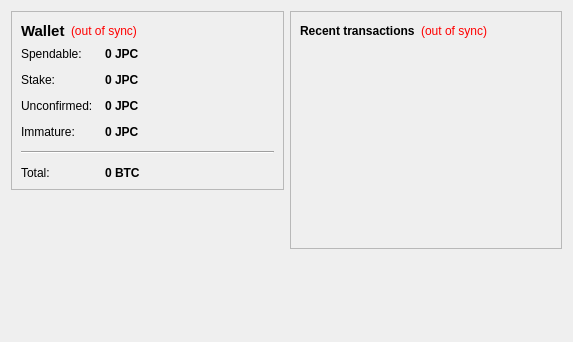
<?xml version="1.0" encoding="UTF-8"?>
<ui version="4.0">
 <class>OverviewPage</class>
 <widget class="QWidget" name="OverviewPage">
  <property name="geometry">
   <rect>
    <x>0</x>
    <y>0</y>
    <width>573</width>
    <height>342</height>
   </rect>
  </property>
  <property name="windowTitle">
   <string>Form</string>
  </property>
  <layout class="QHBoxLayout" name="horizontalLayout" stretch="1,1">
   <item>
    <layout class="QVBoxLayout" name="verticalLayout_2">
     <item>
      <widget class="QFrame" name="frame">
       <property name="frameShape">
        <enum>QFrame::StyledPanel</enum>
       </property>
       <property name="frameShadow">
        <enum>QFrame::Raised</enum>
       </property>
       <layout class="QVBoxLayout" name="verticalLayout_4">
        <item>
         <layout class="QHBoxLayout" name="horizontalLayout_4">
          <item>
           <widget class="QLabel" name="label_5">
            <property name="font">
             <font>
              <pointsize>11</pointsize>
              <weight>75</weight>
              <bold>true</bold>
             </font>
            </property>
            <property name="text">
             <string>Wallet</string>
            </property>
           </widget>
          </item>
          <item>
           <widget class="QLabel" name="labelWalletStatus">
            <property name="toolTip">
             <string>The displayed information may be out of date. Your wallet automatically synchronizes with the JPcoin network after a connection is established, but this process has not completed yet.</string>
            </property>
            <property name="styleSheet">
             <string notr="true">QLabel { color: red; }</string>
            </property>
            <property name="text">
             <string notr="true">(out of sync)</string>
            </property>
            <property name="alignment">
             <set>Qt::AlignLeading|Qt::AlignLeft|Qt::AlignVCenter</set>
            </property>
           </widget>
          </item>
          <item>
           <spacer name="horizontalSpacer_2">
            <property name="orientation">
             <enum>Qt::Horizontal</enum>
            </property>
            <property name="sizeHint" stdset="0">
             <size>
              <width>40</width>
              <height>20</height>
             </size>
            </property>
           </spacer>
          </item>
         </layout>
        </item>
        <item>
         <layout class="QFormLayout" name="formLayout_2">
          <property name="fieldGrowthPolicy">
           <enum>QFormLayout::AllNonFixedFieldsGrow</enum>
          </property>
          <property name="horizontalSpacing">
           <number>12</number>
          </property>
          <property name="verticalSpacing">
           <number>12</number>
          </property>
          <item row="0" column="0">
           <widget class="QLabel" name="label">
            <property name="text">
             <string>Spendable:</string>
            </property>
           </widget>
          </item>
          <item row="0" column="1">
           <widget class="QLabel" name="labelBalance">
            <property name="font">
             <font>
              <weight>75</weight>
              <bold>true</bold>
             </font>
            </property>
            <property name="cursor">
             <cursorShape>IBeamCursor</cursorShape>
            </property>
            <property name="toolTip">
             <string>Your current spendable balance</string>
            </property>
            <property name="text">
             <string notr="true">0 JPC</string>
            </property>
            <property name="textInteractionFlags">
             <set>Qt::LinksAccessibleByMouse|Qt::TextSelectableByKeyboard|Qt::TextSelectableByMouse</set>
            </property>
           </widget>
          </item>
          <item row="1" column="0">
           <widget class="QLabel" name="label_6">
            <property name="text">
             <string>Stake:</string>
            </property>
           </widget>
          </item>
          <item row="1" column="1">
           <widget class="QLabel" name="labelStake">
            <property name="font">
             <font>
              <weight>75</weight>
              <bold>true</bold>
             </font>
            </property>
            <property name="cursor">
             <cursorShape>IBeamCursor</cursorShape>
            </property>
            <property name="toolTip">
             <string>Total of coins that was staked, and do not yet count toward the current balance</string>
            </property>
            <property name="text">
             <string notr="true">0 JPC</string>
            </property>
            <property name="textInteractionFlags">
             <set>Qt::LinksAccessibleByMouse|Qt::TextSelectableByKeyboard|Qt::TextSelectableByMouse</set>
            </property>
           </widget>
          </item>
          <item row="2" column="0">
           <widget class="QLabel" name="label_3">
            <property name="text">
             <string>Unconfirmed:</string>
            </property>
           </widget>
          </item>
          <item row="2" column="1">
           <widget class="QLabel" name="labelUnconfirmed">
            <property name="font">
             <font>
              <weight>75</weight>
              <bold>true</bold>
             </font>
            </property>
            <property name="cursor">
             <cursorShape>IBeamCursor</cursorShape>
            </property>
            <property name="toolTip">
             <string>Total of transactions that have yet to be confirmed, and do not yet count toward the current balance</string>
            </property>
            <property name="text">
             <string notr="true">0 JPC</string>
            </property>
            <property name="textInteractionFlags">
             <set>Qt::LinksAccessibleByMouse|Qt::TextSelectableByKeyboard|Qt::TextSelectableByMouse</set>
            </property>
           </widget>
          </item>
          <item row="3" column="0">
           <widget class="QLabel" name="labelImmatureText">
            <property name="text">
             <string>Immature:</string>
            </property>
           </widget>
          </item>
          <item row="3" column="1">
           <widget class="QLabel" name="labelImmature">
            <property name="font">
             <font>
              <weight>75</weight>
              <bold>true</bold>
             </font>
            </property>
            <property name="toolTip">
             <string>Mined balance that has not yet matured</string>
            </property>
            <property name="text">
             <string notr="true">0 JPC</string>
            </property>
            <property name="textInteractionFlags">
             <set>Qt::LinksAccessibleByMouse|Qt::TextSelectableByKeyboard|Qt::TextSelectableByMouse</set>
            </property>
           </widget>
          </item>
          <item row="4" column="0" colspan="2">
           <widget class="Line" name="line">
            <property name="orientation">
             <enum>Qt::Horizontal</enum>
            </property>
           </widget>
          </item>
          <item row="5" column="0">
           <widget class="QLabel" name="labelTotalText">
            <property name="text">
             <string>Total:</string>
            </property>
           </widget>
          </item>
          <item row="5" column="1">
           <widget class="QLabel" name="labelTotal">
            <property name="font">
             <font>
              <weight>75</weight>
              <bold>true</bold>
             </font>
            </property>
            <property name="cursor">
             <cursorShape>IBeamCursor</cursorShape>
            </property>
            <property name="toolTip">
             <string>Your current total balance</string>
            </property>
            <property name="text">
             <string notr="true">0 BTC</string>
            </property>
            <property name="textInteractionFlags">
             <set>Qt::LinksAccessibleByMouse|Qt::TextSelectableByKeyboard|Qt::TextSelectableByMouse</set>
            </property>
           </widget>
          </item>
         </layout>
        </item>
       </layout>
      </widget>
     </item>
     <item>
      <spacer name="verticalSpacer">
       <property name="orientation">
        <enum>Qt::Vertical</enum>
       </property>
       <property name="sizeHint" stdset="0">
        <size>
         <width>20</width>
         <height>40</height>
        </size>
       </property>
      </spacer>
     </item>
    </layout>
   </item>
   <item>
    <layout class="QVBoxLayout" name="verticalLayout_3">
     <item>
      <widget class="QFrame" name="frame_2">
       <property name="frameShape">
        <enum>QFrame::StyledPanel</enum>
       </property>
       <property name="frameShadow">
        <enum>QFrame::Raised</enum>
       </property>
       <layout class="QVBoxLayout" name="verticalLayout">
        <item>
         <layout class="QHBoxLayout" name="horizontalLayout_2">
          <item>
           <widget class="QLabel" name="label_4">
            <property name="text">
             <string>&lt;b&gt;Recent transactions&lt;/b&gt;</string>
            </property>
           </widget>
          </item>
          <item>
           <widget class="QLabel" name="labelTransactionsStatus">
            <property name="toolTip">
             <string>The displayed information may be out of date. Your wallet automatically synchronizes with the JPcoin network after a connection is established, but this process has not completed yet.</string>
            </property>
            <property name="styleSheet">
             <string notr="true">QLabel { color: red; }</string>
            </property>
            <property name="text">
             <string notr="true">(out of sync)</string>
            </property>
            <property name="alignment">
             <set>Qt::AlignRight|Qt::AlignTrailing|Qt::AlignVCenter</set>
            </property>
           </widget>
          </item>
          <item>
           <spacer name="horizontalSpacer">
            <property name="orientation">
             <enum>Qt::Horizontal</enum>
            </property>
            <property name="sizeHint" stdset="0">
             <size>
              <width>40</width>
              <height>20</height>
             </size>
            </property>
           </spacer>
          </item>
         </layout>
        </item>
        <item>
         <widget class="QListView" name="listTransactions">
          <property name="styleSheet">
           <string notr="true">QListView { background: transparent; }</string>
          </property>
          <property name="frameShape">
           <enum>QFrame::NoFrame</enum>
          </property>
          <property name="verticalScrollBarPolicy">
           <enum>Qt::ScrollBarAlwaysOff</enum>
          </property>
          <property name="horizontalScrollBarPolicy">
           <enum>Qt::ScrollBarAlwaysOff</enum>
          </property>
          <property name="selectionMode">
           <enum>QAbstractItemView::NoSelection</enum>
          </property>
         </widget>
        </item>
       </layout>
      </widget>
     </item>
     <item>
      <spacer name="verticalSpacer_2">
       <property name="orientation">
        <enum>Qt::Vertical</enum>
       </property>
       <property name="sizeHint" stdset="0">
        <size>
         <width>20</width>
         <height>40</height>
        </size>
       </property>
      </spacer>
     </item>
    </layout>
   </item>
  </layout>
 </widget>
 <resources/>
 <connections/>
</ui>
